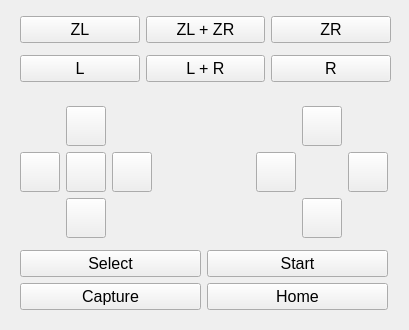
<?xml version="1.0" encoding="UTF-8"?>
<ui version="4.0">
 <class>ManualControl</class>
 <widget class="QWidget" name="ManualControl">
  <property name="geometry">
   <rect>
    <x>0</x>
    <y>0</y>
    <width>409</width>
    <height>330</height>
   </rect>
  </property>
  <property name="font">
   <font>
    <family>Consolas</family>
   </font>
  </property>
  <property name="contextMenuPolicy">
   <enum>Qt::DefaultContextMenu</enum>
  </property>
  <property name="windowTitle">
   <string>Manual Control</string>
  </property>
  <widget class="QWidget" name="layoutWidget">
   <property name="geometry">
    <rect>
     <x>20</x>
     <y>100</y>
     <width>368</width>
     <height>218</height>
    </rect>
   </property>
   <property name="font">
    <font>
     <family>Consolas</family>
     <pointsize>8</pointsize>
    </font>
   </property>
   <layout class="QGridLayout" name="gridLayout_4">
    <item row="0" column="0">
     <layout class="QGridLayout" name="gridLayout_2">
      <item row="0" column="1">
       <widget class="QPushButton" name="buttonUp">
        <property name="minimumSize">
         <size>
          <width>40</width>
          <height>40</height>
         </size>
        </property>
        <property name="maximumSize">
         <size>
          <width>40</width>
          <height>40</height>
         </size>
        </property>
        <property name="font">
         <font>
          <family>Consolas</family>
          <pointsize>8</pointsize>
         </font>
        </property>
        <property name="statusTip">
         <string>Up</string>
        </property>
        <property name="text">
         <string/>
        </property>
        <property name="icon">
         <iconset resource="Icons.qrc">
          <normaloff>:/icons/Switch-Control-Up.png</normaloff>:/icons/Switch-Control-Up.png</iconset>
        </property>
        <property name="iconSize">
         <size>
          <width>40</width>
          <height>40</height>
         </size>
        </property>
        <property name="shortcut">
         <string>Up</string>
        </property>
       </widget>
      </item>
      <item row="2" column="1">
       <widget class="QPushButton" name="buttonDown">
        <property name="minimumSize">
         <size>
          <width>40</width>
          <height>40</height>
         </size>
        </property>
        <property name="maximumSize">
         <size>
          <width>40</width>
          <height>40</height>
         </size>
        </property>
        <property name="font">
         <font>
          <family>Consolas</family>
          <pointsize>8</pointsize>
         </font>
        </property>
        <property name="statusTip">
         <string>Down</string>
        </property>
        <property name="text">
         <string/>
        </property>
        <property name="icon">
         <iconset resource="Icons.qrc">
          <normaloff>:/icons/Switch-Control-Down.png</normaloff>:/icons/Switch-Control-Down.png</iconset>
        </property>
        <property name="iconSize">
         <size>
          <width>40</width>
          <height>40</height>
         </size>
        </property>
        <property name="shortcut">
         <string>Down</string>
        </property>
       </widget>
      </item>
      <item row="1" column="0">
       <widget class="QPushButton" name="buttonLeft">
        <property name="minimumSize">
         <size>
          <width>40</width>
          <height>40</height>
         </size>
        </property>
        <property name="maximumSize">
         <size>
          <width>40</width>
          <height>40</height>
         </size>
        </property>
        <property name="font">
         <font>
          <family>Consolas</family>
          <pointsize>8</pointsize>
         </font>
        </property>
        <property name="statusTip">
         <string>Left</string>
        </property>
        <property name="text">
         <string/>
        </property>
        <property name="icon">
         <iconset resource="Icons.qrc">
          <normaloff>:/icons/Switch-Control-Left.png</normaloff>:/icons/Switch-Control-Left.png</iconset>
        </property>
        <property name="iconSize">
         <size>
          <width>40</width>
          <height>40</height>
         </size>
        </property>
        <property name="shortcut">
         <string>Left</string>
        </property>
       </widget>
      </item>
      <item row="1" column="2">
       <widget class="QPushButton" name="buttonRight">
        <property name="minimumSize">
         <size>
          <width>40</width>
          <height>40</height>
         </size>
        </property>
        <property name="maximumSize">
         <size>
          <width>40</width>
          <height>40</height>
         </size>
        </property>
        <property name="font">
         <font>
          <family>Consolas</family>
          <pointsize>8</pointsize>
         </font>
        </property>
        <property name="statusTip">
         <string>Right</string>
        </property>
        <property name="text">
         <string/>
        </property>
        <property name="icon">
         <iconset resource="Icons.qrc">
          <normaloff>:/icons/Switch-Control-Right.png</normaloff>:/icons/Switch-Control-Right.png</iconset>
        </property>
        <property name="iconSize">
         <size>
          <width>40</width>
          <height>40</height>
         </size>
        </property>
        <property name="shortcut">
         <string>Right</string>
        </property>
       </widget>
      </item>
      <item row="1" column="1">
       <widget class="QPushButton" name="buttonCLK">
        <property name="minimumSize">
         <size>
          <width>40</width>
          <height>40</height>
         </size>
        </property>
        <property name="maximumSize">
         <size>
          <width>40</width>
          <height>40</height>
         </size>
        </property>
        <property name="font">
         <font>
          <family>Consolas</family>
          <pointsize>8</pointsize>
         </font>
        </property>
        <property name="text">
         <string/>
        </property>
        <property name="icon">
         <iconset resource="Icons.qrc">
          <normaloff>:/icons/Switch-Control-Press.png</normaloff>:/icons/Switch-Control-Press.png</iconset>
        </property>
        <property name="iconSize">
         <size>
          <width>40</width>
          <height>40</height>
         </size>
        </property>
       </widget>
      </item>
     </layout>
    </item>
    <item row="0" column="1">
     <spacer name="horizontalSpacer">
      <property name="font">
       <font>
        <family>Consolas</family>
        <pointsize>8</pointsize>
       </font>
      </property>
      <property name="orientation">
       <enum>Qt::Horizontal</enum>
      </property>
      <property name="sizeHint" stdset="0">
       <size>
        <width>40</width>
        <height>20</height>
       </size>
      </property>
     </spacer>
    </item>
    <item row="0" column="2">
     <layout class="QGridLayout" name="gridLayout">
      <item row="0" column="1">
       <widget class="QPushButton" name="buttonX">
        <property name="minimumSize">
         <size>
          <width>40</width>
          <height>40</height>
         </size>
        </property>
        <property name="maximumSize">
         <size>
          <width>40</width>
          <height>40</height>
         </size>
        </property>
        <property name="font">
         <font>
          <family>Consolas</family>
          <pointsize>8</pointsize>
         </font>
        </property>
        <property name="statusTip">
         <string>X</string>
        </property>
        <property name="text">
         <string/>
        </property>
        <property name="icon">
         <iconset resource="Icons.qrc">
          <normaloff>:/icons/Switch-Button-Top.png</normaloff>:/icons/Switch-Button-Top.png</iconset>
        </property>
        <property name="iconSize">
         <size>
          <width>40</width>
          <height>40</height>
         </size>
        </property>
        <property name="shortcut">
         <string>S</string>
        </property>
       </widget>
      </item>
      <item row="1" column="0">
       <widget class="QPushButton" name="buttonY">
        <property name="minimumSize">
         <size>
          <width>40</width>
          <height>40</height>
         </size>
        </property>
        <property name="maximumSize">
         <size>
          <width>40</width>
          <height>40</height>
         </size>
        </property>
        <property name="font">
         <font>
          <family>Consolas</family>
          <pointsize>8</pointsize>
         </font>
        </property>
        <property name="statusTip">
         <string>Y</string>
        </property>
        <property name="text">
         <string/>
        </property>
        <property name="icon">
         <iconset resource="Icons.qrc">
          <normaloff>:/icons/Switch-Button-Left.png</normaloff>:/icons/Switch-Button-Left.png</iconset>
        </property>
        <property name="iconSize">
         <size>
          <width>40</width>
          <height>40</height>
         </size>
        </property>
        <property name="shortcut">
         <string>A</string>
        </property>
       </widget>
      </item>
      <item row="1" column="2">
       <widget class="QPushButton" name="buttonA">
        <property name="minimumSize">
         <size>
          <width>40</width>
          <height>40</height>
         </size>
        </property>
        <property name="maximumSize">
         <size>
          <width>40</width>
          <height>40</height>
         </size>
        </property>
        <property name="font">
         <font>
          <family>Consolas</family>
          <pointsize>8</pointsize>
         </font>
        </property>
        <property name="statusTip">
         <string>A</string>
        </property>
        <property name="text">
         <string/>
        </property>
        <property name="icon">
         <iconset resource="Icons.qrc">
          <normaloff>:/icons/Switch-Button-Right.png</normaloff>:/icons/Switch-Button-Right.png</iconset>
        </property>
        <property name="iconSize">
         <size>
          <width>40</width>
          <height>40</height>
         </size>
        </property>
        <property name="shortcut">
         <string>Z</string>
        </property>
       </widget>
      </item>
      <item row="2" column="1">
       <widget class="QPushButton" name="buttonB">
        <property name="minimumSize">
         <size>
          <width>40</width>
          <height>40</height>
         </size>
        </property>
        <property name="maximumSize">
         <size>
          <width>40</width>
          <height>40</height>
         </size>
        </property>
        <property name="font">
         <font>
          <family>Consolas</family>
          <pointsize>8</pointsize>
         </font>
        </property>
        <property name="statusTip">
         <string>B</string>
        </property>
        <property name="text">
         <string/>
        </property>
        <property name="icon">
         <iconset resource="Icons.qrc">
          <normaloff>:/icons/Switch-Button-Bottom.png</normaloff>:/icons/Switch-Button-Bottom.png</iconset>
        </property>
        <property name="iconSize">
         <size>
          <width>40</width>
          <height>40</height>
         </size>
        </property>
        <property name="shortcut">
         <string>X</string>
        </property>
       </widget>
      </item>
     </layout>
    </item>
    <item row="1" column="0" colspan="3">
     <layout class="QGridLayout" name="gridLayout_3">
      <item row="0" column="0">
       <widget class="QPushButton" name="buttonSelect">
        <property name="font">
         <font>
          <family>.AppleSystemUIFont</family>
          <pointsize>12</pointsize>
         </font>
        </property>
        <property name="statusTip">
         <string>Select</string>
        </property>
        <property name="text">
         <string>Select</string>
        </property>
       </widget>
      </item>
      <item row="0" column="1">
       <widget class="QPushButton" name="buttonStart">
        <property name="font">
         <font>
          <family>.AppleSystemUIFont</family>
          <pointsize>12</pointsize>
         </font>
        </property>
        <property name="statusTip">
         <string>Start</string>
        </property>
        <property name="text">
         <string>Start</string>
        </property>
       </widget>
      </item>
      <item row="1" column="0">
       <widget class="QPushButton" name="buttonCapture">
        <property name="font">
         <font>
          <family>.AppleSystemUIFont</family>
          <pointsize>12</pointsize>
         </font>
        </property>
        <property name="statusTip">
         <string>Capture</string>
        </property>
        <property name="text">
         <string>Capture</string>
        </property>
       </widget>
      </item>
      <item row="1" column="1">
       <widget class="QPushButton" name="buttonHome">
        <property name="font">
         <font>
          <family>.AppleSystemUIFont</family>
          <pointsize>12</pointsize>
         </font>
        </property>
        <property name="statusTip">
         <string>Home</string>
        </property>
        <property name="text">
         <string>Home</string>
        </property>
       </widget>
      </item>
     </layout>
    </item>
   </layout>
  </widget>
  <widget class="QWidget" name="verticalLayoutWidget">
   <property name="geometry">
    <rect>
     <x>20</x>
     <y>10</y>
     <width>371</width>
     <height>80</height>
    </rect>
   </property>
   <layout class="QVBoxLayout" name="verticalLayout">
    <item>
     <layout class="QHBoxLayout" name="horizontalLayout_2">
      <item>
       <widget class="QPushButton" name="buttonZL">
        <property name="font">
         <font>
          <family>.AppleSystemUIFont</family>
          <pointsize>12</pointsize>
         </font>
        </property>
        <property name="text">
         <string>ZL</string>
        </property>
        <property name="iconSize">
         <size>
          <width>40</width>
          <height>40</height>
         </size>
        </property>
       </widget>
      </item>
      <item>
       <widget class="QPushButton" name="buttonZLZR">
        <property name="font">
         <font>
          <family>.AppleSystemUIFont</family>
          <pointsize>12</pointsize>
         </font>
        </property>
        <property name="text">
         <string>ZL + ZR</string>
        </property>
       </widget>
      </item>
      <item>
       <widget class="QPushButton" name="buttonZR">
        <property name="font">
         <font>
          <family>.AppleSystemUIFont</family>
          <pointsize>12</pointsize>
         </font>
        </property>
        <property name="text">
         <string>ZR</string>
        </property>
       </widget>
      </item>
     </layout>
    </item>
    <item>
     <layout class="QHBoxLayout" name="horizontalLayout">
      <item>
       <widget class="QPushButton" name="buttonL">
        <property name="font">
         <font>
          <family>.AppleSystemUIFont</family>
          <pointsize>12</pointsize>
         </font>
        </property>
        <property name="text">
         <string>L</string>
        </property>
        <property name="iconSize">
         <size>
          <width>40</width>
          <height>40</height>
         </size>
        </property>
       </widget>
      </item>
      <item>
       <widget class="QPushButton" name="buttonLR">
        <property name="font">
         <font>
          <family>.AppleSystemUIFont</family>
          <pointsize>12</pointsize>
         </font>
        </property>
        <property name="text">
         <string>L + R</string>
        </property>
       </widget>
      </item>
      <item>
       <widget class="QPushButton" name="buttonR">
        <property name="font">
         <font>
          <family>.AppleSystemUIFont</family>
          <pointsize>12</pointsize>
         </font>
        </property>
        <property name="text">
         <string>R</string>
        </property>
       </widget>
      </item>
     </layout>
    </item>
   </layout>
  </widget>
 </widget>
 <resources>
  <include location="Icons.qrc"/>
 </resources>
 <connections/>
</ui>
